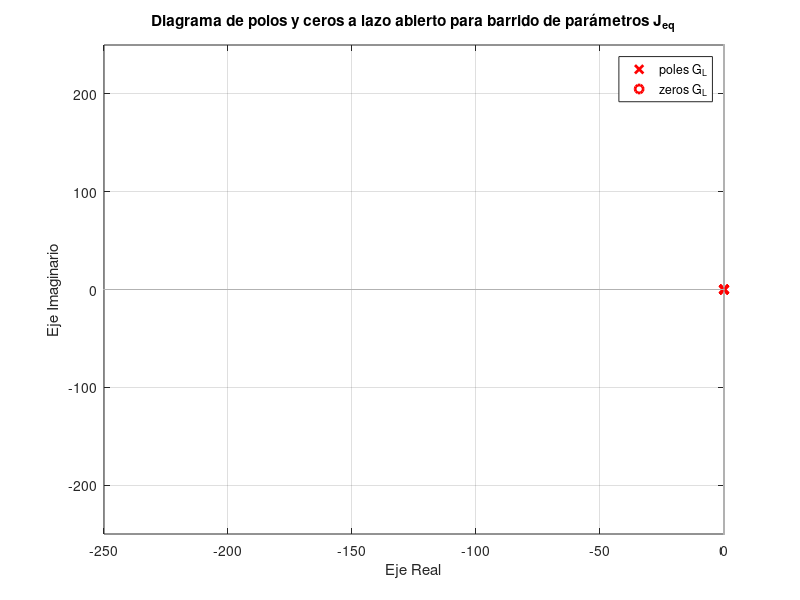

The MATLAB script that drew this image:
clear,clc,close all

%% Sistema mecanico

g = 9.80665;              % m/s^2

m = 1.12;                 % kg
m_unc = 0.16;             % kg (incertidumbre)

l_cm = 0.125;             % m
J_cm = 6.085e-3;          % kg*m^2

l_l = 0.25;               % m

m_l = [0 1.5];                  % [0 1.5] kg (rango de carga)

J_l = (m*l_cm^2 + J_cm) + m_l*l_l^2;   % kg*m^2

omega_0 = 821;            % rad/s
n_0 = 7840;               % rpm

K_t = 21.7e-3;            % Nm/A

I_0 = 0.448;              % A

J_m = 2.3e-6;             % kg*m^2

b_m = (K_t*I_0)/omega_0;  % Nm/(rad/s)

r = 156;                  % relacion de transmision

b_l = b_m*r^2;            % friccion equivalente en articulacion

k_l = m*g*l_cm+m_l*g*l_l; % constante de carga gravitacional

k_l_nom = 0.5*(k_l(1)+k_l(2)); 

J_eq = J_l*(1/r)^2+J_m;   % Inercia equivalente del lado motor

J_eq_nom = 0.5*(J_eq(1)+J_eq(2));

b_eq = b_l*(1/r)^2+b_m;   % friccion equivalente del lado motor

%% Sistema electromagnetico

I_0 = 0.448;              % A

R_s = 0.196;              % Ohm
L_s = 0.113e-3;           % H

K_e = 0.0217;             % V/(rad/s)

p = 7;                  % pares de polos

psi_m = K_e/(1.5*p);    % Wb

U_d = 18;               %V

%% Ubicacion de polos

% Funcion de transferencia en vacio (T_L=0)
num_Gu = [0 0 0 K_t];
den_Gu = [L_s*J_eq_nom (R_s*J_eq_nom+L_s*b_eq) (R_s*b_eq+K_e*K_t) 0];

G_u = tf(num_Gu,den_Gu);


% Funcion de transferencia sin alimentacion y con carga (T_L=0)
num_GL = [0 0 L_s R_s];
den_GL = [L_s*J_eq_nom (R_s*J_eq_nom+L_s*b_eq) (R_s*b_eq+K_e*K_t) 0];

G_L = tf(num_GL,den_GL);

% figure(1)
% pzmap(G_u)
% grid on
% xlabel('Eje Real')
% ylabel('Eje Imaginario')
% xlim([-2000,0])
% ylim([-100,100])
% title('Diagrama de polos y ceros a lazo abierto')

% figure(1)
% pzmap(G_L)
% grid on
% xlabel('Eje Real')
% ylabel('Eje Imaginario')
% xlim([-2000,0])
% ylim([-100,100])
% title('Diagrama de polos y ceros a lazo abierto')


%% Valor de frecuencia y amortiguacion relativa
wn = sqrt((R_s*b_eq + K_e^2)/(J_eq_nom*L_s));   
xita = (L_s*b_eq+R_s*J_eq_nom)/(J_eq_nom*L_s*2*wn);

s = pole(G_L);


Jeq_step = (max(J_eq)-min(J_eq))/9;
Jeq_range = zeros(1,9);
Jeq_range(1) = min(J_eq);
num_GL = [0 0 L_s R_s];
den_GL = [L_s*Jeq_range(1) (R_s*Jeq_range(1)+L_s*b_eq) (R_s*b_eq+K_e*K_t) 0];
polos = roots(den_GL)
G_L = tf(num_GL,den_GL);
figure(1)
pzmap(G_L,'r')
hold on
for i = 2:10
    Jeq_range(i) = Jeq_range(i-1) + Jeq_step;
    num_GL = [0 0 L_s R_s];
    den_GL = [L_s*Jeq_range(i) (R_s*Jeq_range(i)+L_s*b_eq) (R_s*b_eq+K_e*K_t) 0];
    polos = roots(den_GL)
    G_L = tf(num_GL,den_GL);
    figure(1)
    pzmap(G_L,'r')
    hold on
end
grid on
xlim([-250,0])
ylim([-250,250])
xlabel('Eje Real')
ylabel('Eje Imaginario')
title('Diagrama de polos y ceros a lazo abierto para barrido de parámetros J_{eq}')
Jeq_range

%% Lazo de corriente
Kp_c = 0.565;
Ki_c = 980;

Kd_m = 0.001;
Kp_m = 0.565;
Ki_m = 980;

% %% Controlador PID Jeq nominal
% 
% n = 2.5;
% w_pos = 800;
% 
% ba = Jeq*n*w_pos;
% Ksa = Jeq*n*w_pos^2;
% Ksia = Jeq*w_pos^3;
% 
% num_PID = [0 ba Ksa Ksia];
% den_PID = [Jeq ba Ksa Ksia];
% G_PID = tf(num_PID,den_PID)
% roots(den_PID);
% 
% %% Controlador PID Jeq max
% 
% num_PID = [0 ba Ksa Ksia];
% den_PID = [Jeq_max ba Ksa Ksia];
% G_PID_max = tf(num_PID,den_PID);
% roots(den_PID);
% 
% figure(1)
% h = pzplot(G_orig, G_i, G_PID, G_PID_max);
% grid on
% 
% %% Constantes del observador
% A = [0 1
%      0 0];
% 
% Bc = [0
%       1/Jeq];
% 
% Bd = -r*Bc;
% 
% C = [1 0];
% 
% D = [0];
% sist = ss(A,Bc,C,D);
% H_sist = tf(sist)
% 
% syms Ktita Komega s
% K = [Ktita
%     Komega];
% 
% A_prima = A - K*C;
% 
% I = eye(2);
% 
% p_obs = expand(det(s*I-A_prima))
% 
% p_des = expand((s+3200)^2)
% 
% Ke_tita = 6400;
% Ke_w = 10240000;
% 
% %% Simulacion Sistema Completo
% % Define time parameters
% t_start = 0;
% t_ramp_up = 5;
% t_constant = 10;
% t_end = 15;
% t_step = 0.01;
% 
% % Create time vector
% t = t_start:t_step:(t_end-t_step);
% 
% 
% % Create ramp up, constant, and ramp down vectors
% ramp_up = linspace(0, 2*pi, round((t_ramp_up-t_start)/t_step));
% constant = 2*pi*ones(1, round((t_constant-t_ramp_up)/t_step));
% ramp_down = linspace(2*pi, 0, round((t_end-t_constant)/t_step));
% 
% % Concatenate vectors to create the final function
% q = [ramp_up constant ramp_down];
% 
% 
% % % Plot the function
% % plot(t, q);
% % xlabel('Time (s)');
% % ylabel('Function Value');
% % title('Ramp-Constant-Ramp Function');
% % 
% q = timeseries(q,t);
% 
% %% Nueva consigna
% 
% % Primera parte
% t1_start = 0;
% t1_ramp_up = 0.1;
% t1_end = 5;
% t1_step = 0.01;
% t1 = t1_start:t1_step:(t1_end-t1_step);
% 
% ramp_up1 = linspace(0, 2*pi/5, round((t1_ramp_up-t1_start)/t1_step));
% constant1 = 2*pi/5*ones(1, round((t1_end-t1_ramp_up)/t1_step));
% 
% q1 = [ramp_up1 constant1];
% 
% 
% % Segunda parte
% t2_start = 5;
% t2_ramp_down = 5.1;
% t2_end = 10;
% t2_step = 0.01;
% t2 = t2_start:t2_step:(t2_end-t2_step);
% 
% ramp_down2 = linspace(2*pi/5, 0, round((t2_ramp_down-t2_start)/t2_step));
% constant2 = zeros(1, round((t2_end-t2_ramp_down)/t2_step));
% 
% q2 = [ramp_down2 constant2];
% 
% % Tercera parte
% t3_start = 10;
% t3_ramp_down = 10.1;
% t3_ramp_up = 14.9;
% t3_constant = 15;
% t3_end = 20;
% t3_step = 0.01;
% t3 = t3_start:t3_step:(t3_end-t3_step);
% 
% ramp_down3 = linspace(0, -2*pi/5, round((t3_ramp_down-t3_start)/t3_step));
% constant3 = -2*pi/5*ones(1, round((t3_ramp_up-t3_ramp_down)/t3_step));
% ramp_up3 = linspace(-2*pi/5, 0, round((t3_constant-t3_ramp_up)/t3_step));
% constant4 = zeros(1, round((t3_end-t3_constant)/t3_step));
% 
% q3 = [ramp_down3 constant3 ramp_up3 constant4];
% 
% % Final
% t4_start = 15.01;
% 
% 
% t_new = [t1 t2 t3];
% q_vel = [q1 q2 q3];
% 
% % % Plot the function
% % plot(t_new, q_vel);
% % xlabel('Time (s)');
% % ylabel('Function Value');
% % title('Ramp-Constant-Ramp Function');
% 
% q_vel = timeseries(q_vel,t_new);
% 
% %% Mejora del Observador
% 
% syms Ktita Komega Kint s
% 
% A_aug = [0 1 0
%          0 0 1
%          0 0 0];
% B_aug = [0
%          1/Jeq
%          0];
% 
% C_aug = [1 0 0];
% 
% K = [Ktita
%     Komega
%     Kint];
% 
% A_int = A_aug - K*C_aug;
% 
% I = eye(3);
% 
% p_obs = expand(det(s*I-A_int))
% 
% p_des = expand((s+3200)^3)
% 
% ke_tita = 9600;
% ke_w = 30720000;
% ke_int = 32768000000;
% 
% K = [9600
%     30720000
%     32768000000];
% A_int = A_aug - K*C_aug;
% 
% G_obs = C_aug*((s*I-A_int)^-1)*B_aug
% G_obs = tf([0 0 6946721411010179/137438953472 0],[1 ke_tita ke_w ke_int])
% 
% %% Prueba Térmica
% % q_ter = [q_vel q_vel q_vel q_vel q_vel q_vel q_vel q_vel q_vel q_vel q_vel q_vel q_vel q_vel q_vel q_vel q_vel q_vel q_vel q_vel];
% % t_ter = 0:0.01:(300-0.01);
% % 
% % q_ter = timeseries(q_ter,t_ter);
% 
% %% Sensores no ideales
% frec_tita = 5000; 
% xita_tita = 1;
% 
% A_tita = [0 -1; frec_tita^2 -2*frec_tita*xita_tita];
% B_tita = [1 ; 0];
% C_tita = [0 1];
% D_tita = [0];
% 
% frec_iabc = 10000; 
% xita_iabc = 1;
% 
% A_iabc = [0 -1; frec_iabc^2 -2*frec_iabc*xita_iabc];
% B_iabc = [1 ; 0];
% C_iabc = [0 1];
% D_iabc = [0];
% 
% tau = 1;
% 
% A_temp = [-1/tau];
% B_temp = [1];
% C_temp = [1/tau];
% D_temp = [0];
% 
% %% Modulador de Tension no ideal
% frec_vmod = 6000*5;
% xita_vmod = 1;
% 
% A_vmod = [0 -1; frec_vmod^2 -2*frec_vmod*xita_vmod];
% B_vmod = [1 ; 0];
% C_vmod = [0 1];
% D_vmod = 0;
% 
% Vsl = 24;
% Vsat = sqrt(2/3)*Vsl;
% 
% %% Controlador Discreto
% Ts = 2*pi/(3200*10);
% % 
% % G_PID_z = c2d(G_PID,Ts,'tustin')
% % [num_z,den_z] = tfdata(G_PID_z,'v')
% % 
% % b0 = num_z(1);
% % b1 = num_z(2);
% % b2 = num_z(3);
% % b3 = num_z(4);
% % a0 = den_z(1);
% % a1 = den_z(2);
% % a2 = den_z(3);
% % a3 = den_z(4);
% % 
% % % figure(1)
% % % step(G_PID,'--',G_PID_z,'-')
% % % figure(2)
% % % pzmap(G_PID_z)
% % 
% % G_obs_z = c2d(G_obs,Ts,'tustin')
% % 
% % syms Kp Ki Kd real
% % eq1 = b0 == Kp + (Ki * Ts / 2) + (2 * Kd / Ts);
% % eq2 = b1 == -Kp + (Ki * Ts / 2) - (2 * Kd / Ts);
% % 
% % sol = solve([eq1, eq2], [Kp, Ki, Kd]);
% % Kp_discrete = double(sol.Kp)
% % Ki_discrete = double(sol.Ki)
% % Kd_discrete = double(sol.Kd)
% 
% % stepinfo(G_orig,'SettlingTimeThreshold',0.01)
